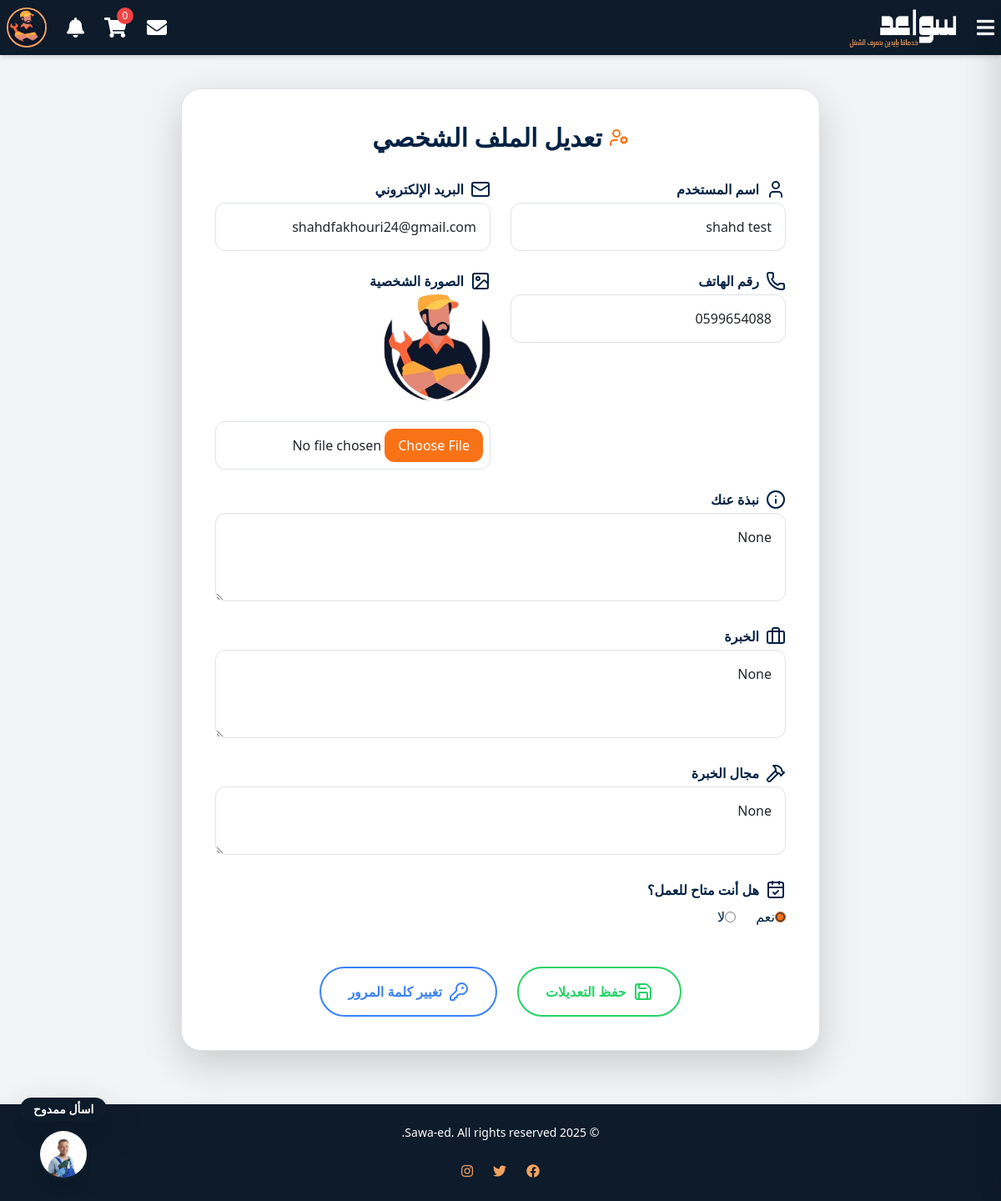
The app's page /profile/edit (signed in) with its own data.
### Sawaed_app/models.py (models this page shows, shortened)
class CustomUser(AbstractUser):
    class UserType(models.TextChoices):
        CLIENT = 'client', _('عميل')
        HANDYMAN = 'handyman', _('عامل يدوي') #the name in arabic will be edited later
    user_type = models.CharField(
        max_length=50,
        choices=UserType.choices,
        default=UserType.CLIENT
    )
    phone_regex = RegexValidator(
        regex=r'^\+?1?\d{9,15}$', #a validation on the phone number because its customed
        message="Phone number must be in the format: '+999999999'. Up to 15 digits allowed."
    )
    image = models.ImageField(upload_to='profile_pics/',default='default_profile.jpeg' ,null=True, blank=True)
    phone_number = models.CharField(validators=[phone_regex], max_length=15, unique=True, null=True, blank=True)
    email = models.EmailField(unique=True)
    bio = models.CharField(max_length=500, blank=True, null=True)
    experience = models.TextField(blank=True, null=True)
    field_of_expertise=models.TextField(blank=True, null=True)
    REQUIRED_FIELDS = ['email']
    USERNAME_FIELD = 'username'  # we could change it to email later in the project

class HandymanProfile(models.Model):
    user = models.OneToOneField(
        settings.AUTH_USER_MODEL,
        on_delete=models.CASCADE,
        related_name='handyman_profile'
    )
    location = models.CharField(max_length=255)
    availability = models.BooleanField(null=True)
    rating = models.FloatField(default=0.0)
    created_at = models.DateTimeField(auto_now_add=True)
    updated_at = models.DateTimeField(auto_now=True)

### Sawaed_app/views.py (the view, shortened to what this page needs)
# urls.py: path('profile/edit', views.edit_profile, name='edit-profile'),
def edit_profile(request):
    context={
    }
    context.update(base_view_data(request))
    return render(request, 'profile.html',context)

### Sawaed_app/context_processors.py (called while the page is built)
def notifications_processor(request):
    if request.user.is_authenticated:
        all_notifications = Notifications.objects.filter(recipient=request.user).order_by('-created_at')
        notifications = all_notifications[:10]
        unread_notifications_count =all_notifications.filter(is_read=False).count()
        return {
            'notifications': notifications,
            'unread_notifications_count': unread_notifications_count,
        }
    return {}

### Sawaed_app/views.py (called while the page is built)
def base_view_data(request):
    services=ServiceListing.objects.all()
    cart_count = 0
    if request.user.is_authenticated:
        cart_count = CartItem.objects.filter(user=request.user).count()
    data = {
        'services':services,
        'service_types': ServiceListing.SERVICE_TYPES,
        'cart_count': cart_count,
    }
    if request.user.is_authenticated:
        data['unread_messages_count'] = Message.objects.filter(receiver=request.user, is_read=False).count()
    else:
        data['unread_messages_count'] = 0
    return data

### Sawaed_app/templates/profile.html (shortened to what this page needs)
{% extends "index.html" %}
{% load static %}
{% block content %}
<div class="max-w-5xl mx-auto mt-2 bg-white p-10 rounded-3xl shadow-lg border border-gray-200">
    <h2 class="text-3xl font-bold text-[#002244] mb-8 text-center flex items-center justify-center gap-2">
        <i data-lucide="user-cog" class="text-orange-500"></i>
        تعديل الملف الشخصي
    </h2>
    <form method="POST" action="{% url 'edit-profile' %}" enctype="multipart/form-data" class="grid grid-cols-1 md:grid-cols-2 gap-6 ">
        <div>
            <label for="username" class="block text-[#002244] font-semibold mb-1 flex items-center gap-2">
                <i data-lucide="user"></i> اسم المستخدم
            </label>
            <input type="text" id="username" name="username" value="{{ user.username }}"
                class="w-full border border-gray-300 rounded-xl p-3 focus:outline-none focus:ring-2 focus:ring-orange-500">
        </div>
        <div>
            <label for="email" class="block text-[#002244] font-semibold mb-1 flex items-center gap-2">
                <i data-lucide="mail"></i> البريد الإلكتروني
            </label>
            <input type="email" id="email" name="email" value="{{ user.email }}"
                class="w-full border border-gray-300 rounded-xl p-3 focus:outline-none focus:ring-2 focus:ring-orange-500">
        </div>
        <div>
            <label for="phone_number" class="block text-[#002244] font-semibold mb-1 flex items-center gap-2">
                <i data-lucide="phone"></i> رقم الهاتف
            </label>
            <input type="text" id="phone_number" name="phone_number" value="{{ user.phone_number }}"
                class="w-full border border-gray-300 rounded-xl p-3 focus:outline-none focus:ring-2 focus:ring-orange-500">
        </div>
        <div>
            <label for="image" class="block text-[#002244] font-semibold mb-1 flex items-center gap-2">
                <i data-lucide="image"></i> الصورة الشخصية
            </label>
            {% if user.image %}
                <img src="{{ user.image.url }}" alt="Profile Image" class="w-32 h-32 rounded-full object-cover mb-4">
            {% else %}
                <img src="{% static 'default-profile-image.jpg' %}" alt="Default Profile Image" class="w-32 h-32 rounded-full object-cover mb-4">
            {% endif %}
            <input type="file" id="image" name="image"
                class="w-full border border-gray-300 rounded-xl p-2 file:bg-orange-500 file:text-white file:px-4 file:py-2 file:rounded-xl file:border-0">
        </div>
        {% if user.user_type == 'handyman' %}
            <div class="md:col-span-2">
                <label for="bio" class="block text-[#002244] font-semibold mb-1 flex items-center gap-2">
                    <i data-lucide="info"></i> نبذة عنك
                </label>
                <textarea id="bio" name="bio" rows="3"
                    class="w-full border border-gray-300 rounded-xl p-3 focus:outline-none focus:ring-2 focus:ring-orange-500">{{ user.bio }}</textarea>
            </div>
            <div class="md:col-span-2">
                <label for="experience" class="block text-[#002244] font-semibold mb-1 flex items-center gap-2">
                    <i data-lucide="briefcase"></i> الخبرة
                </label>
                <textarea id="experience" name="experience" rows="3"
                    class="w-full border border-gray-300 rounded-xl p-3 focus:outline-none focus:ring-2 focus:ring-orange-500">{{ user.experience }}</textarea>
            </div>
            <div class="md:col-span-2">
                <label for="field_of_expertise" class="block text-[#002244] font-semibold mb-1 flex items-center gap-2">
                    <i data-lucide="hammer"></i> مجال الخبرة
                </label>
                <textarea id="field_of_expertise" name="field_of_expertise" rows="2"
                    class="w-full border border-gray-300 rounded-xl p-3 focus:outline-none focus:ring-2 focus:ring-orange-500">{{ user.field_of_expertise }}</textarea>
            </div>
            <div class="md:col-span-2">
                <label class="block text-[#002244] font-semibold mb-2 flex items-center gap-2">
                    <i data-lucide="calendar-check"></i> هل أنت متاح للعمل؟
                </label>
                <div class="flex items-center gap-4">
                    <label class="flex items-center text-[#002244]">
                        <input type="radio" name="availability" value="True" {% if user.handyman_profile.availability %}checked{% endif %} class="accent-orange-500">
                        <span>نعم</span>
                    </label>
                    <label class="flex items-center text-[#002244]">
                        <input type="radio" name="availability" value="False" {% if not user.handyman_profile.availability %}checked{% endif %} class="accent-orange-500">
                        <span>لا</span>
                    </label>
                </div>
            </div>
        {% endif %}
        <div class="md:col-span-2 flex flex-col md:flex-row justify-center items-center gap-4 mt-6">
            <button type="submit"
                class="bg-transparent border-2 border-[#25D366] text-[#25D366] hover:bg-[#25D366] hover:text-green-500 font-semibold py-3 px-8 rounded-full transition flex items-center justify-center gap-2">
                <i data-lucide="save"></i>
                حفظ التعديلات
            </button>
            <a href="{% url 'password_change' %}"
                class="bg-transparent border-2 border-blue-500 text-blue-500 hover:bg-blue-500 hover:text-blue-500 font-semibold py-3 px-8 rounded-full transition duration-300 flex items-center justify-center gap-2">
                <i data-lucide="key-round"></i>
                تغيير كلمة المرور
            </a>
        </div>
    </form>
</div>
{% endblock %}

### Sawaed_app/templates/index.html (shortened to what this page needs)
  {% load static %}
  <!DOCTYPE html>
  <html lang="ar" dir="rtl">
  <head>
    <link href="https://cdnjs.cloudflare.com/ajax/libs/font-awesome/5.15.4/css/all.min.css" rel="stylesheet">
      <script src="https://cdn.tailwindcss.com"></script>
      <link rel="stylesheet" href="https://cdnjs.cloudflare.com/ajax/libs/bootstrap/5.1.3/css/bootstrap.min.css" />
      <link rel="stylesheet" href="{% static 'css/style.css' %}">
      <link href="https://cdnjs.cloudflare.com/ajax/libs/font-awesome/5.15.4/css/all.min.css" rel="stylesheet">
  </head>
  <body class="bg-gray-100">
      <nav class="bg-[#0d1b2a] shadow-md p-2 flex justify-between items-center text-white">
        <div class="flex items-center gap-6">
            <button onclick="toggleSidebar()" class="text-white text-2xl">
                <i class="fas fa-bars"></i>
            </button>
            <a href="{% url 'userhome' %}">
                <img class="w-[130px] h-[50px]" src="{% static 'images/logo.png' %}" alt="Logo">
            </a>
        </div>
        <div class="flex items-center gap-6">
            {% if user.is_authenticated %}
            <div class="relative">
              <a href="{% url 'inbox' %}" class="text-white hover:text-[#f4a261] transition">
                  <i class="fas fa-envelope text-2xl"></i>
              </a>
          </div>
            <div class="relative">
                <a href="{% url 'cart' %}" class="text-white hover:text-[#f4a261] transition">
                    <i class="fas fa-shopping-cart text-2xl"></i>
                    <span class="absolute -top-2 -right-2 bg-red-500 text-white text-xs rounded-full w-5 h-5 flex items-center justify-center">{{ cart_count }}</span>
                </a>
            </div>
            <div class="relative">
              <button id="notificationsButton" class="text-white hover:text-[#f4a261] transition relative">
                  <i class="fas fa-bell text-2xl"></i>
              </button>
            </div>
            <div class="relative">
                <img src="{{ user.image.url }}" alt="Profile" class="w-12 h-12 rounded-full border-2 border-[#f4a261] cursor-pointer"
                    onerror="this.onerror=null;this.src='{% static 'images/profile.png' %}'" id="userProfileImage">
            </div>
            {% endif %}
        </div>
    </nav>
<a href="{% url 'chat-ui' %}"
  class="fixed bottom-6 left-6 z-50 flex flex-col items-center space-y-2 group"
  target="_blank" rel="noopener">
  <span class="bg-[#0d1b2a] text-white px-3 py-1 text-sm font-semibold rounded-full shadow-lg
              group-hover:shadow-[0_0_15px_4px_#0d1b2a] transition-shadow duration-300">
    اسأل ممدوح
  </span>
  <div class="relative w-16 h-16 group-hover:shadow-[0_0_25px_6px_#0d1b2a] transition-shadow duration-300 rounded-full">
    <div class="w-full h-full rounded-full border-4 border-[#0d1b2a] shadow-xl overflow-hidden relative z-10">
      <img src="{% static 'images/mamdouh.jpg' %}"
          alt="Chatbot Icon"
          class="w-full h-full object-cover" />
    </div>
  </div>
</a>
      <main class="flex flex-col items-center justify-center p-8">
          {% block content %}{% endblock %}
      </main>
  <footer class="bg-[#0d1b2a] shadow p-4 text-white mt-8">
      <div class="flex flex-col items-center justify-center text-center">
          <div class="text-sm mb-4">
              <p>&copy; 2025 Sawa-ed. All rights reserved.</p>
          </div>
          <div class="flex items-center gap-4">
              <a href="https://www.facebook.com/profile.php?id=61575222783260" target="_blank" class="text-[#f4a261] hover:text-[#e76f51]">
                  <i class="fab fa-facebook"></i>
              </a>
              <a href="https://www.twitter.com" target="_blank" class="text-[#f4a261] hover:text-[#e76f51]">
                  <i class="fab fa-twitter"></i>
              </a>
              <a href="https://www.instagram.com" target="_blank" class="text-[#f4a261] hover:text-[#e76f51]">
                  <i class="fab fa-instagram"></i>
              </a>
          </div>
      </div>
  </footer>
  </body>
  </html>

### Sawaed_app/static/css/style.css (style rules this page uses)
a { text-decoration: none; color: #0d1b2a; text-decoration: none; transition: 0.4s ease; }

### records on screen
CustomUser: image (picture), username "shahd test", email "shahdfakhouri24@gmail.com", phone_number "0599654088", bio "None", experience "None", field_of_expertise "None", availability "☑ نعم", availability "☐ لا"

### other values on screen
{{ cart_count }} "0"
